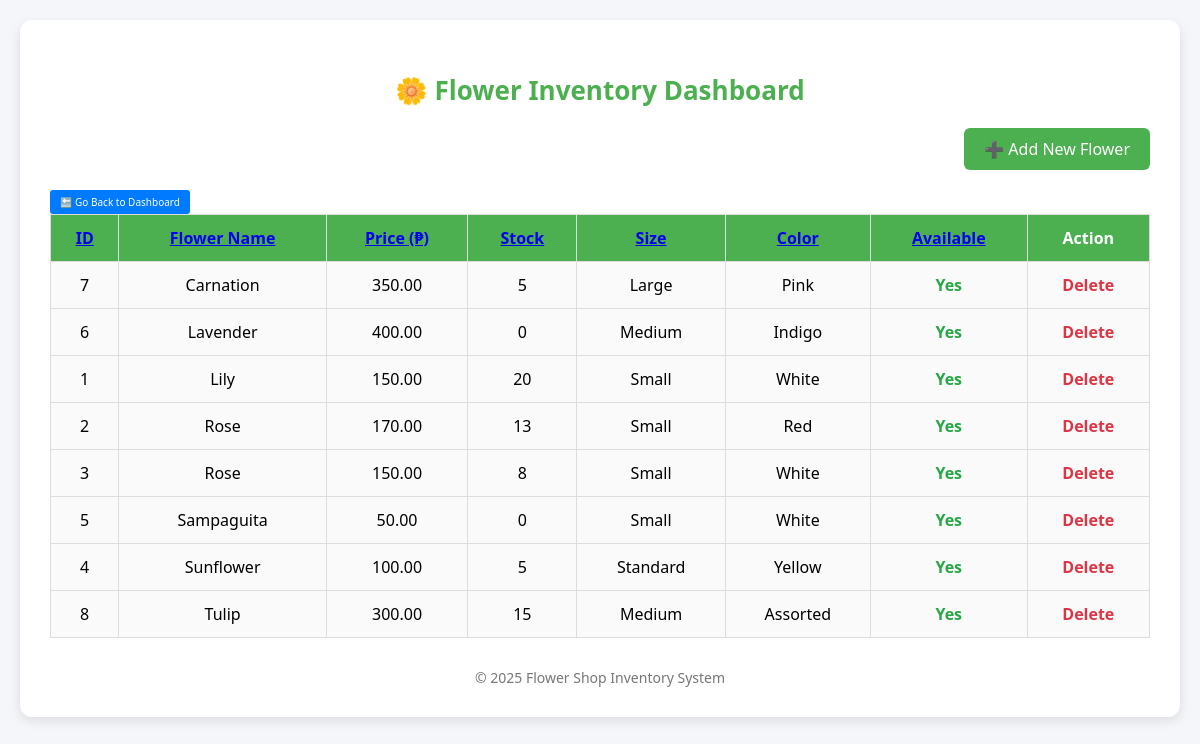
The page /inventory.php on the database its author committed.
### tables this page shows
CREATE TABLE `product` (
  `flower_id` int(11) NOT NULL,
  `name` varchar(255) NOT NULL,
  `description` text DEFAULT NULL,
  `price` decimal(10,2) NOT NULL,
  `quantity` int(11) DEFAULT NULL,
  `size` varchar(255) NOT NULL,
  `color` varchar(255) NOT NULL,
  `available` int(11) NOT NULL,
  `image_url` varchar(255) NOT NULL
);

### inventory.php (the view, shortened to what this page needs)
<?php
include 'db.php';
$sort_column = 'name';
$sort_order = 'ASC';
$query = "SELECT * FROM product ORDER BY $sort_column $sort_order";
$result = $conn->query($query);
$toggle_order = ($sort_order === 'ASC') ? 'DESC' : 'ASC';
?>
<!DOCTYPE html>
<html lang="en">
<head>
</head>
<body>
<div class="container">
    <h2>🌼 Flower Inventory Dashboard</h2>
    <div class="actions">
        <a href="add_product.php">➕ Add New Flower</a>
    </div>
    <a href="dashboard.php" class="btn-back-dashboard">🔙 Go Back to Dashboard</a>
    <table>
        <thead>
            <tr>
                <th><a href="?sort_by=flower_id&sort_order=<?= $toggle_order ?>">ID</a></th>
                <th><a href="?sort_by=name&sort_order=<?= $toggle_order ?>">Flower Name</a></th>
                <th><a href="?sort_by=price&sort_order=<?= $toggle_order ?>">Price (₱)</a></th>
                <th><a href="?sort_by=quantity&sort_order=<?= $toggle_order ?>">Stock</a></th>
                <th><a href="?sort_by=size&sort_order=<?= $toggle_order ?>">Size</a></th>
                <th><a href="?sort_by=color&sort_order=<?= $toggle_order ?>">Color</a></th>
                <th><a href="?sort_by=available&sort_order=<?= $toggle_order ?>">Available</a></th>
                <th>Action</th>
            </tr>
        </thead>
        <tbody>
            <?php while($row = $result->fetch_assoc()): ?>
            <tr>
                <td><?= $row['flower_id'] ?></td>
                <td><?= htmlspecialchars($row['name']) ?></td>
                <td><?= number_format($row['price'], 2) ?></td>
                <td><?= $row['quantity'] ?></td>
                <td><?= htmlspecialchars($row['size']) ?></td>
                <td><?= htmlspecialchars($row['color']) ?></td>
                <td class="<?= $row['available'] ? 'status-yes' : 'status-no' ?>">
                    <?= $row['available'] ? 'Yes' : 'No' ?>
                </td>
                <td>
                    <a class="delete-btn" href="?delete=<?= $row['flower_id'] ?>" onclick="return confirm('Are you sure you want to delete this flower?')">Delete</a>
                </td>
            </tr>
            <?php endwhile; ?>
        </tbody>
    </table>
    <div class="footer">
        © <?= date("Y") ?> Flower Shop Inventory System
    </div>
</div>
</body>
</html>

### inventory.php (style rules this page uses)
:root { --primary: #4CAF50; --primary-hover: #45a049; --secondary: #007bff; --secondary-hover: #0056b3; --error-color: #dc3545; --success-color: #28a745; --background: #f4f6f9; --card-bg: #ffffff; --text-color: #333; }
body { font-family: 'Segoe UI', sans-serif; background-color: var(--background); margin: 0; padding: 20px; }
.container { max-width: 1200px; margin: auto; background: var(--card-bg); padding: 30px; border-radius: 12px; box-shadow: 0 4px 12px rgba(0,0,0,0.1); }
h2 { text-align: center; color: var(--primary); margin-bottom: 30px; font-size: 26px; }
.actions { text-align: right; margin-bottom: 20px; }
.actions a { background-color: var(--primary); color: white; padding: 10px 20px; text-decoration: none; font-size: 16px; border-radius: 6px; transition: background-color 0.3s ease; }
table { width: 100%; border-collapse: collapse; margin-bottom: 20px; }
th, td { padding: 12px; border: 1px solid #ddd; text-align: center; }
th { background-color: var(--primary); color: white; cursor: pointer; }
td { background-color: #fafafa; }
.status-yes { color: var(--success-color); font-weight: bold; }
.delete-btn { color: var(--error-color); text-decoration: none; font-weight: bold; }
.footer { text-align: center; font-size: 14px; color: #777; margin-top: 30px; }
.btn-back-dashboard { display: inline-block; padding: 5px 10px; background-color: #007bff; color: white; font-size: 10px; text-decoration: none; border-radius: 3px; margin-top: 10px; text-align: center; }

### rows shown on the page
product: flower_id "7", name "Carnation", price "350.00", quantity "5", size "Large", color "Pink", available "Yes"
product: flower_id "6", name "Lavender", price "400.00", quantity "0", size "Medium", color "Indigo", available "Yes"
product: flower_id "1", name "Lily", price "150.00", quantity "20", size "Small", color "White", available "Yes"
product: flower_id "2", name "Rose", price "170.00", quantity "13", size "Small", color "Red", available "Yes"
product: flower_id "3", name "Rose", price "150.00", quantity "8", size "Small", color "White", available "Yes"
product: flower_id "5", name "Sampaguita", price "50.00", quantity "0", size "Small", color "White", available "Yes"
product: flower_id "4", name "Sunflower", price "100.00", quantity "5", size "Standard", color "Yellow", available "Yes"
product: flower_id "8", name "Tulip", price "300.00", quantity "15", size "Medium", color "Assorted", available "Yes"
